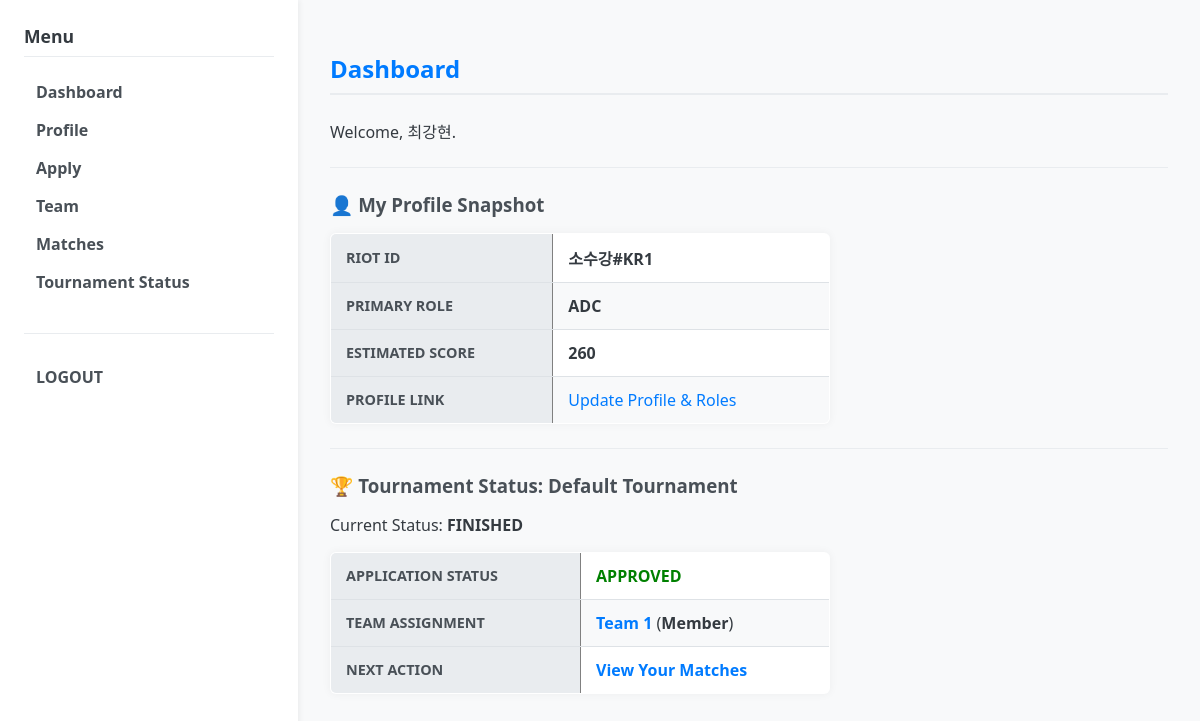
The page /user/dashboard (signed in) on the database as committed earlier.
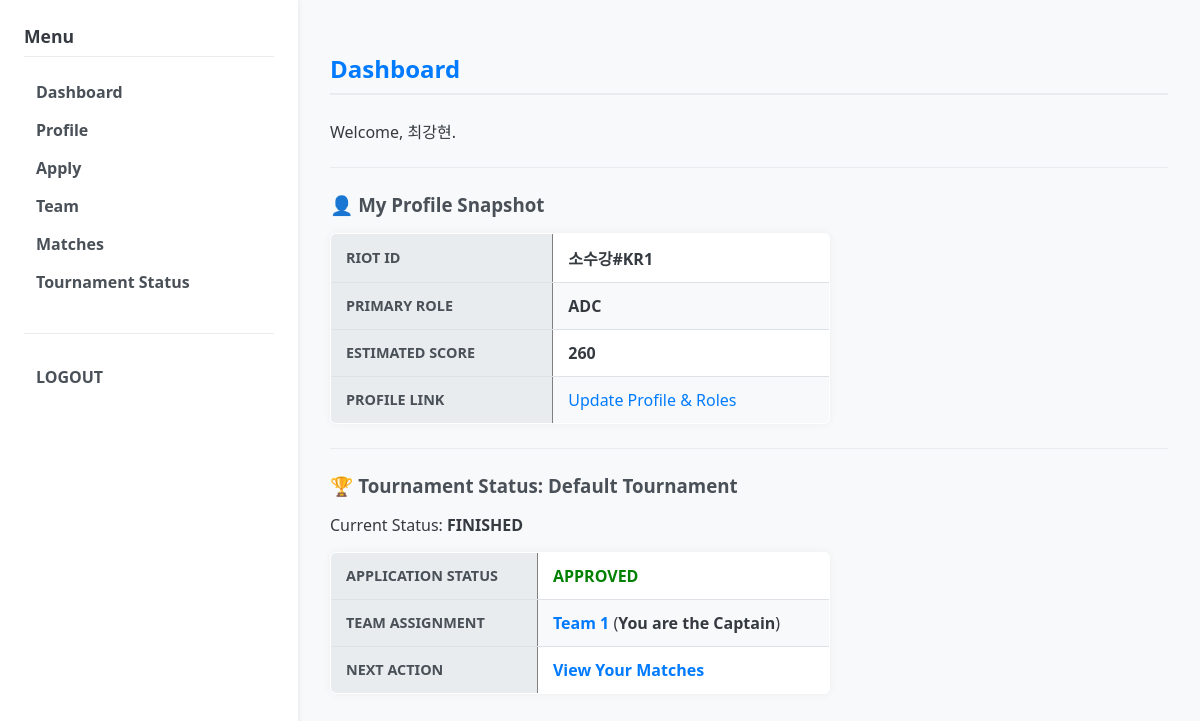
The same page on the database as committed later.
### models.py (models this page shows)
class User(db.Model):
    __tablename__ = "users"
    id = db.Column(db.Integer, primary_key=True)
    username = db.Column(db.String(64), unique=True, nullable=False)
    password_hash = db.Column(db.String(128), nullable=False)
    role = db.Column(db.String(50), default="USER")  # USER, ADMIN
    approval_status = db.Column(db.String(16), default="PENDING") # PENDING, APPROVED, REJECTED
    student_id = db.Column(db.String(20))      # 학번
    real_name = db.Column(db.String(64))       # 이름
    summoner_riot_id = db.Column(db.String(64))  # "닉네임#태그" 형식 (예: Clyde00#KR1)
    puuid = db.Column(db.String(128))
    tier = db.Column(db.String(32))
    solo_tier = db.Column(db.String(32))  # 예: "PLATINUM IV"
    flex_tier = db.Column(db.String(32))  # 예: "GOLD III"
    actual_score = db.Column(db.Integer)  # 관리자 입력 실제 점수
    primary_role = db.Column(db.String(16))
    secondary_role1 = db.Column(db.String(16))
    secondary_role2 = db.Column(db.String(16))
    created_at = db.Column(db.DateTime, default=datetime.utcnow)
    participants = db.relationship("Participant", back_populates="user")

class Tournament(db.Model):
    __tablename__ = "tournaments"
    id = db.Column(db.Integer, primary_key=True)
    name = db.Column(db.String(128), nullable=False)
    type = db.Column(db.String(16), default="KNOCKOUT") # 대회 방식: "KNOCKOUT", "LEAGUE", "LEAGUE_FINAL"
    status = db.Column(db.String(32), default="OPEN")  # OPEN, IN_PROGRESS, FINISHED
    current_stage = db.Column(db.String(16), default="LEAGUE") # 현재 단계: LEAGUE, PLAYOFF, FINAL 등
    created_at = db.Column(db.DateTime, default=datetime.utcnow)
    participants = db.relationship("Participant", back_populates="tournament")
    teams = db.relationship("Team", back_populates="tournament")

class Participant(db.Model):
    __tablename__ = "participants"
    id = db.Column(db.Integer, primary_key=True)
    user_id = db.Column(db.Integer, db.ForeignKey("users.id"), nullable=False)
    tournament_id = db.Column(db.Integer, db.ForeignKey("tournaments.id"), nullable=False)
    status = db.Column(db.String(16), default="PENDING")  # PENDING, APPROVED, REJECTED
    created_at = db.Column(db.DateTime, default=datetime.utcnow)
    user = db.relationship("User", back_populates="participants")
    tournament = db.relationship("Tournament", back_populates="participants")
    team_membership = db.relationship("TeamMember", back_populates="participant", uselist=False)

class Team(db.Model):
    __tablename__ = "teams"
    id = db.Column(db.Integer, primary_key=True)
    name = db.Column(db.String(64), nullable=False)
    tournament_id = db.Column(db.Integer, db.ForeignKey("tournaments.id"), nullable=False)
    captain_user_id = db.Column(db.Integer, db.ForeignKey("users.id"))
    tournament = db.relationship("Tournament", back_populates="teams")
    members = db.relationship("TeamMember", back_populates="team")
    captain = db.relationship("User", foreign_keys=[captain_user_id])

### app.py (the view)
@app.route("/user/dashboard")
@login_required(role="USER")
def user_dashboard():
    user = current_user()
    tournament = Tournament.query.first()
    participant = None
    my_team = None  # 팀 정보를 담을 변수 초기화
    if tournament:
        participant = Participant.query.filter_by(
            user_id=user.id, tournament_id=tournament.id
        ).first()
        if participant and participant.team_membership:
            my_team = participant.team_membership.team
    return render_template(
        "user/dashboard.html",
        user=user,
        tournament=tournament,
        participant=participant,
        my_team=my_team, # <-- my_team 변수 추가 전달
    )

### app.py (called while the page is built)
def current_user():
    user_id = session.get("user_id")
    if not user_id:
        return None
    user = User.query.get(user_id)
    return user

def login_required(role=None):
    def decorator(fn):
        from functools import wraps
        @wraps(fn)
        def wrapper(*args, **kwargs):
            user = current_user()
            active_role = session.get("role")
            if not user or not active_role:
                return redirect(url_for("login_page"))
            if role and active_role != role:
                flash("Permission denied. You are logged in as " + active_role + ".")
                return redirect(url_for("login_page"))
            return fn(*args, **kwargs)
        return wrapper
    return decorator

@app.context_processor
def inject_helpers():
    return dict(
        calculate_estimated_score=calculate_estimated_score,
        get_user_score=get_user_score,
        get_member_weighted_score=get_member_weighted_score,
    )

### score.py (called while the page is built)
def parse_tier_rank(tier_str: str | None) -> tuple[str | None, str | None]:
    if not tier_str:
        return None, None
    parts = tier_str.strip().split()
    if len(parts) == 1:
        return parts[0], None
    elif len(parts) >= 2:
        return parts[0], parts[1]
    return None, None

def tier_to_score(tier_str: str | None) -> int | None:
    tier, div = parse_tier_rank(tier_str)
    if not tier:
        return None
    tier = tier.upper()
    base = TIER_BASE.get(tier)
    if base is None:
        return None
    offset = 0
    if div:
        offset = DIVISION_OFFSET.get(div.upper(), 0)
    return base + offset

def calculate_estimated_score(user) -> int | None:
    from models import User  # type: ignore
    if not isinstance(user, User):
        return None
    solo_score = tier_to_score(user.solo_tier)
    flex_score = tier_to_score(user.flex_tier)
    solo_val = solo_score if solo_score is not None else 0
    flex_val = flex_score if flex_score is not None else 0
    if solo_score is not None and flex_score is not None:
        estimated_score = int(solo_val * 0.7) + int(flex_val * 0.3)
        return estimated_score
    elif solo_score is not None:
        return solo_score
    elif flex_score is not None:
        return int(flex_val * 0.8)
    else:
        return None

### templates/user/dashboard.html
{% extends "base.html" %}
{% block content %}
<h2>Dashboard</h2>
<p>Welcome, {{ user.real_name or user.username }}.</p>
<hr>
<h3>👤 My Profile Snapshot</h3>
<table border="1" cellpadding="5" style="max-width: 500px;">
    <tr>
        <th>Riot ID</th>
        <td><strong>{{ user.summoner_riot_id or "Not set" }}</strong></td>
    </tr>
    <tr>
        <th>Primary Role</th>
        <td><strong>{{ user.primary_role or "-" }}</strong></td>
    </tr>
    <tr>
        <th>Estimated Score</th>
        <td><strong>{{ calculate_estimated_score(user) or "N/A" }}</strong></td>
    </tr>
    <tr>
        <th>Profile Link</th>
        <td><a href="{{ url_for('user_profile') }}">Update Profile & Roles</a></td>
    </tr>
</table>
<hr>
{% if tournament %}
    <h3>🏆 Tournament Status: {{ tournament.name }}</h3>
    <p>Current Status: <strong>{{ tournament.status }}</strong></p>
    {% if participant %}
        {% set status_class = 'status-' + participant.status | lower %}
        <table border="1" cellpadding="5" style="max-width: 500px; margin-top: 1rem;">
            <tr>
                <th>Application Status</th>
                <td class="{{ status_class }}"><strong>{{ participant.status }}</strong></td>
            </tr>
            {% if participant.status == 'APPROVED' %}
                <tr>
                    <th>Team Assignment</th>
                    <td>
                        {% if my_team %}
                            <strong><a href="{{ url_for('user_team') }}">{{ my_team.name }}</a></strong>
                            ({% if my_team.captain_user_id == user.id %}<strong>You are the Captain</strong>{% else %}<strong>Member</strong>{% endif %})
                        {% else %}
                            <strong>Awaiting Team Generation.</strong>
                        {% endif %}
                    </td>
                </tr>
                {% if my_team %}
                <tr>
                    <th>Next Action</th>
                    <td><a href="{{ url_for('user_matches') }}"><strong>View Your Matches</strong></a></td>
                </tr>
                {% endif %}
            {% endif %}
        </table>
    {% else %}
        <p>You have not applied yet.</p>
        <p>Next Step: <a href="{{ url_for('user_apply') }}">Apply for the Tournament</a></p>
    {% endif %}
{% else %}
    <p>No tournament available. System is idle.</p>
{% endif %}
{% endblock %}

### templates/base.html (shortened to what this page needs)
<!DOCTYPE html>
<html lang="en">
<head>
    <link rel="stylesheet" href="{{ url_for('static', filename='css/style.css') }}">
</head>
<body>
<div class="page-container">
    <nav>
        {% if session.get('role') == "USER" %}
            <h4>Menu</h4>
            <ul>
                <li><a href="{{ url_for('user_dashboard') }}">Dashboard</a></li>
                <li><a href="{{ url_for('user_profile') }}">Profile</a></li>
                <li><a href="{{ url_for('user_apply') }}">Apply</a></li>
                <li><a href="{{ url_for('user_team') }}">Team</a></li>
                <li><a href="{{ url_for('user_matches') }}">Matches</a></li>
                <li><a href="{{ url_for('user_tournament_status') }}">Tournament Status</a></li>
            </ul>
        {% endif %}
        <hr>
        {% if session.get('user_id') %}
        <ul>
            <li><a href="{{ url_for('logout') }}" class="logout-link">LOGOUT</a></li>
        </ul>
        {% endif %}
    </nav>
    <main>
        {% block content %}{% endblock %}
    </main>
</div>
</body>
</html>

### static/css/style.css (style rules this page uses)
body { font-family: 'Segoe UI', Tahoma, Geneva, Verdana, sans-serif; margin: 0; padding: 0; background-color: #f8f9fa; color: #343a40; }
h2 { color: #007bff; border-bottom: 2px solid #e9ecef; padding-bottom: 0.5rem; margin-bottom: 1.5rem; }
h3 { color: #495057; margin-top: 1.5rem; margin-bottom: 1rem; }
hr { border: none; border-top: 1px solid #e9ecef; margin: 1.5rem 0; }
.page-container { display: flex; min-height: 100vh; }
nav { width: 250px; background-color: #ffffff; box-shadow: 2px 0 5px rgba(0, 0, 0, 0.05); padding: 1.5rem; flex-shrink: 0; }
main { flex: 1; padding: 2rem; }
nav h4 { color: #343a40; margin-top: 0; margin-bottom: 1rem; font-size: 1.1rem; border-bottom: 1px solid #e9ecef; padding-bottom: 0.5rem; }
nav ul { list-style: none; padding: 0; margin-bottom: 2rem; }
nav ul li a { display: block; padding: 0.5rem 0.75rem; text-decoration: none; color: #495057; border-radius: 4px; transition: background-color 0.2s, color 0.2s; font-weight: 600; }
nav a.logout-link { color: #495057; font-weight: 600; }
table { width: 100%; border-collapse: collapse; margin-bottom: 1.5rem; background-color: #ffffff; box-shadow: 0 0 10px rgba(0, 0, 0, 0.05); border-radius: 6px; overflow: hidden; }
table th, table td { padding: 12px 15px; text-align: left; border-bottom: 1px solid #dee2e6; }
table th { background-color: #e9ecef; color: #495057; font-weight: 600; text-transform: uppercase; font-size: 0.9rem; }
table tr:last-child td { border-bottom: none; }
table tr:nth-child(even) { background-color: #f8f9fa; }
table a { color: #007bff; text-decoration: none; }
.status-approved { color: green; }

Rows that differ between the two databases and show on the page:
changed Team "Team 1": captain_user_id 20 → 15 (drawn)
Other text that changed with them:
text no longer shown: "Member"
text now shown: "You are the Captain"
